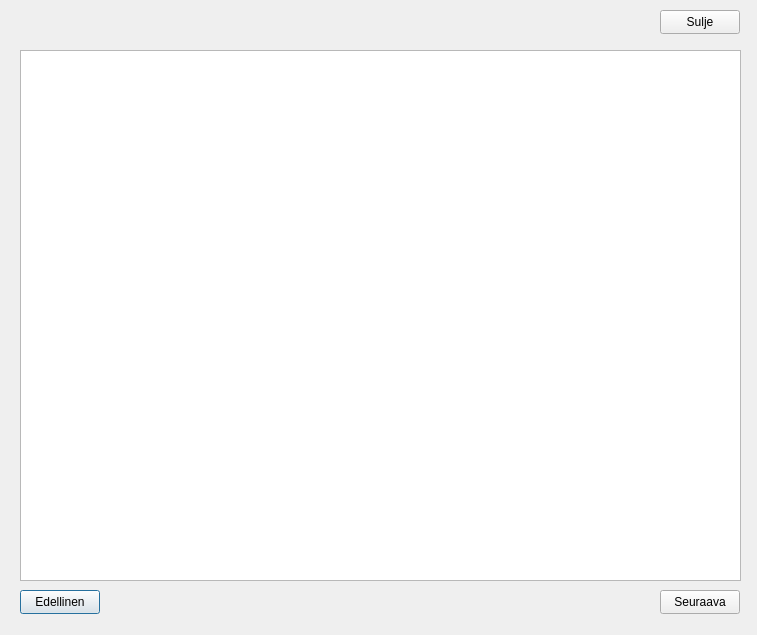
<?xml version="1.0" encoding="UTF-8"?>
<ui version="4.0">
 <class>Transactions</class>
 <widget class="QDialog" name="Transactions">
  <property name="geometry">
   <rect>
    <x>0</x>
    <y>0</y>
    <width>757</width>
    <height>635</height>
   </rect>
  </property>
  <property name="windowTitle">
   <string>Tilitapahtumat</string>
  </property>
  <widget class="QPushButton" name="btnPrevious">
   <property name="geometry">
    <rect>
     <x>20</x>
     <y>590</y>
     <width>80</width>
     <height>24</height>
    </rect>
   </property>
   <property name="text">
    <string>Edellinen</string>
   </property>
  </widget>
  <widget class="QPushButton" name="btnNext">
   <property name="geometry">
    <rect>
     <x>660</x>
     <y>590</y>
     <width>80</width>
     <height>24</height>
    </rect>
   </property>
   <property name="text">
    <string>Seuraava</string>
   </property>
  </widget>
  <widget class="QPushButton" name="btnClose">
   <property name="geometry">
    <rect>
     <x>660</x>
     <y>10</y>
     <width>80</width>
     <height>24</height>
    </rect>
   </property>
   <property name="text">
    <string>Sulje</string>
   </property>
  </widget>
  <widget class="QTableView" name="tableView">
   <property name="geometry">
    <rect>
     <x>20</x>
     <y>50</y>
     <width>721</width>
     <height>531</height>
    </rect>
   </property>
  </widget>
 </widget>
 <resources/>
 <connections/>
</ui>
